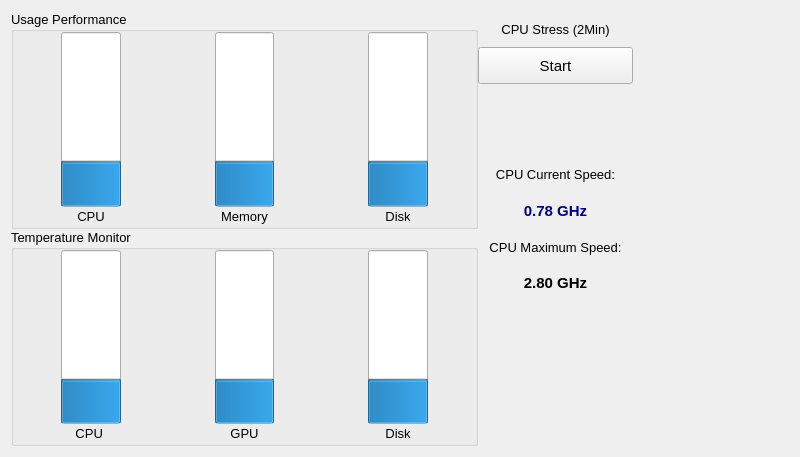
<?xml version="1.0" encoding="UTF-8"?>
<ui version="4.0">
 <class>TempManagementForm</class>
 <widget class="QWidget" name="TempManagementForm">
  <property name="geometry">
   <rect>
    <x>0</x>
    <y>0</y>
    <width>800</width>
    <height>457</height>
   </rect>
  </property>
  <property name="windowTitle">
   <string>Form</string>
  </property>
  <property name="styleSheet">
   <string notr="true"/>
  </property>
  <layout class="QHBoxLayout" name="horizontalLayout_10">
   <item>
    <layout class="QHBoxLayout" name="horizontalLayout_9" stretch="3,1,1">
     <property name="spacing">
      <number>0</number>
     </property>
     <item>
      <layout class="QVBoxLayout" name="verticalLayout_7">
       <item>
        <layout class="QHBoxLayout" name="horizontalLayout_8" stretch="2">
         <property name="spacing">
          <number>0</number>
         </property>
         <item>
          <widget class="QGroupBox" name="groupBox">
           <property name="font">
            <font>
             <family>Microsoft YaHei UI</family>
             <pointsize>10</pointsize>
            </font>
           </property>
           <property name="title">
            <string>Usage Performance</string>
           </property>
           <layout class="QGridLayout" name="gridLayout_2">
            <property name="margin">
             <number>0</number>
            </property>
            <property name="spacing">
             <number>0</number>
            </property>
            <item row="0" column="0">
             <layout class="QHBoxLayout" name="horizontalLayout_3" stretch="1,1,1">
              <property name="spacing">
               <number>0</number>
              </property>
              <item>
               <layout class="QVBoxLayout" name="verticalLayout_2" stretch="9,1">
                <property name="spacing">
                 <number>0</number>
                </property>
                <item>
                 <layout class="QHBoxLayout" name="horizontalLayout_2" stretch="4,5,4">
                  <property name="spacing">
                   <number>0</number>
                  </property>
                  <item>
                   <spacer name="horizontalSpacer_3">
                    <property name="orientation">
                     <enum>Qt::Horizontal</enum>
                    </property>
                    <property name="sizeHint" stdset="0">
                     <size>
                      <width>40</width>
                      <height>20</height>
                     </size>
                    </property>
                   </spacer>
                  </item>
                  <item>
                   <widget class="QProgressBar" name="progressBarCpuUsage">
                    <property name="sizePolicy">
                     <sizepolicy hsizetype="Expanding" vsizetype="Expanding">
                      <horstretch>0</horstretch>
                      <verstretch>0</verstretch>
                     </sizepolicy>
                    </property>
                    <property name="font">
                     <font>
                      <family>Microsoft YaHei UI</family>
                      <pointsize>10</pointsize>
                     </font>
                    </property>
                    <property name="styleSheet">
                     <string notr="true"/>
                    </property>
                    <property name="value">
                     <number>24</number>
                    </property>
                    <property name="alignment">
                     <set>Qt::AlignHCenter|Qt::AlignTop</set>
                    </property>
                    <property name="orientation">
                     <enum>Qt::Vertical</enum>
                    </property>
                   </widget>
                  </item>
                  <item>
                   <spacer name="horizontalSpacer_4">
                    <property name="orientation">
                     <enum>Qt::Horizontal</enum>
                    </property>
                    <property name="sizeHint" stdset="0">
                     <size>
                      <width>40</width>
                      <height>20</height>
                     </size>
                    </property>
                   </spacer>
                  </item>
                 </layout>
                </item>
                <item>
                 <widget class="QLabel" name="label_1">
                  <property name="font">
                   <font>
                    <family>Microsoft YaHei UI</family>
                    <pointsize>10</pointsize>
                   </font>
                  </property>
                  <property name="text">
                   <string>CPU</string>
                  </property>
                  <property name="alignment">
                   <set>Qt::AlignCenter</set>
                  </property>
                 </widget>
                </item>
               </layout>
              </item>
              <item>
               <layout class="QVBoxLayout" name="verticalLayout" stretch="9,1">
                <property name="spacing">
                 <number>0</number>
                </property>
                <item>
                 <layout class="QHBoxLayout" name="horizontalLayout" stretch="4,5,4">
                  <property name="spacing">
                   <number>0</number>
                  </property>
                  <item>
                   <spacer name="horizontalSpacer">
                    <property name="orientation">
                     <enum>Qt::Horizontal</enum>
                    </property>
                    <property name="sizeHint" stdset="0">
                     <size>
                      <width>40</width>
                      <height>20</height>
                     </size>
                    </property>
                   </spacer>
                  </item>
                  <item>
                   <widget class="QProgressBar" name="progressBarMemUsage">
                    <property name="sizePolicy">
                     <sizepolicy hsizetype="Expanding" vsizetype="Expanding">
                      <horstretch>0</horstretch>
                      <verstretch>0</verstretch>
                     </sizepolicy>
                    </property>
                    <property name="font">
                     <font>
                      <family>Microsoft YaHei UI</family>
                      <pointsize>10</pointsize>
                     </font>
                    </property>
                    <property name="styleSheet">
                     <string notr="true"/>
                    </property>
                    <property name="value">
                     <number>24</number>
                    </property>
                    <property name="alignment">
                     <set>Qt::AlignHCenter|Qt::AlignTop</set>
                    </property>
                    <property name="orientation">
                     <enum>Qt::Vertical</enum>
                    </property>
                   </widget>
                  </item>
                  <item>
                   <spacer name="horizontalSpacer_2">
                    <property name="orientation">
                     <enum>Qt::Horizontal</enum>
                    </property>
                    <property name="sizeHint" stdset="0">
                     <size>
                      <width>40</width>
                      <height>20</height>
                     </size>
                    </property>
                   </spacer>
                  </item>
                 </layout>
                </item>
                <item>
                 <widget class="QLabel" name="label_2">
                  <property name="font">
                   <font>
                    <family>Microsoft YaHei UI</family>
                    <pointsize>10</pointsize>
                   </font>
                  </property>
                  <property name="text">
                   <string>Memory</string>
                  </property>
                  <property name="alignment">
                   <set>Qt::AlignCenter</set>
                  </property>
                 </widget>
                </item>
               </layout>
              </item>
              <item>
               <layout class="QVBoxLayout" name="verticalLayout_9" stretch="9,1">
                <property name="spacing">
                 <number>0</number>
                </property>
                <item>
                 <layout class="QHBoxLayout" name="horizontalLayout_11" stretch="4,5,4">
                  <property name="spacing">
                   <number>0</number>
                  </property>
                  <item>
                   <spacer name="horizontalSpacer_13">
                    <property name="orientation">
                     <enum>Qt::Horizontal</enum>
                    </property>
                    <property name="sizeHint" stdset="0">
                     <size>
                      <width>40</width>
                      <height>20</height>
                     </size>
                    </property>
                   </spacer>
                  </item>
                  <item>
                   <widget class="QProgressBar" name="progressBarDiskUsage">
                    <property name="sizePolicy">
                     <sizepolicy hsizetype="Expanding" vsizetype="Expanding">
                      <horstretch>0</horstretch>
                      <verstretch>0</verstretch>
                     </sizepolicy>
                    </property>
                    <property name="font">
                     <font>
                      <family>Microsoft YaHei UI</family>
                      <pointsize>10</pointsize>
                     </font>
                    </property>
                    <property name="value">
                     <number>24</number>
                    </property>
                    <property name="alignment">
                     <set>Qt::AlignHCenter|Qt::AlignTop</set>
                    </property>
                    <property name="orientation">
                     <enum>Qt::Vertical</enum>
                    </property>
                   </widget>
                  </item>
                  <item>
                   <spacer name="horizontalSpacer_11">
                    <property name="orientation">
                     <enum>Qt::Horizontal</enum>
                    </property>
                    <property name="sizeHint" stdset="0">
                     <size>
                      <width>40</width>
                      <height>20</height>
                     </size>
                    </property>
                   </spacer>
                  </item>
                 </layout>
                </item>
                <item>
                 <widget class="QLabel" name="label_3">
                  <property name="font">
                   <font>
                    <family>Microsoft YaHei UI</family>
                    <pointsize>10</pointsize>
                   </font>
                  </property>
                  <property name="text">
                   <string>Disk</string>
                  </property>
                  <property name="alignment">
                   <set>Qt::AlignCenter</set>
                  </property>
                 </widget>
                </item>
               </layout>
              </item>
             </layout>
            </item>
           </layout>
          </widget>
         </item>
        </layout>
       </item>
       <item>
        <widget class="QGroupBox" name="groupBox_2">
         <property name="font">
          <font>
           <family>Microsoft YaHei UI</family>
           <pointsize>10</pointsize>
          </font>
         </property>
         <property name="title">
          <string>Temperature Monitor</string>
         </property>
         <layout class="QGridLayout" name="gridLayout_3">
          <property name="margin">
           <number>0</number>
          </property>
          <property name="spacing">
           <number>0</number>
          </property>
          <item row="0" column="0">
           <layout class="QHBoxLayout" name="horizontalLayout_7">
            <property name="spacing">
             <number>0</number>
            </property>
            <item>
             <layout class="QVBoxLayout" name="verticalLayout_3" stretch="9,1">
              <property name="spacing">
               <number>0</number>
              </property>
              <item>
               <layout class="QHBoxLayout" name="horizontalLayout_4" stretch="4,5,4">
                <property name="spacing">
                 <number>0</number>
                </property>
                <item>
                 <spacer name="horizontalSpacer_5">
                  <property name="orientation">
                   <enum>Qt::Horizontal</enum>
                  </property>
                  <property name="sizeHint" stdset="0">
                   <size>
                    <width>40</width>
                    <height>20</height>
                   </size>
                  </property>
                 </spacer>
                </item>
                <item>
                 <widget class="QProgressBar" name="progressBarCpuTemp">
                  <property name="sizePolicy">
                   <sizepolicy hsizetype="Expanding" vsizetype="Expanding">
                    <horstretch>0</horstretch>
                    <verstretch>0</verstretch>
                   </sizepolicy>
                  </property>
                  <property name="font">
                   <font>
                    <family>Microsoft YaHei UI</family>
                    <pointsize>10</pointsize>
                   </font>
                  </property>
                  <property name="styleSheet">
                   <string notr="true"/>
                  </property>
                  <property name="value">
                   <number>24</number>
                  </property>
                  <property name="alignment">
                   <set>Qt::AlignHCenter|Qt::AlignTop</set>
                  </property>
                  <property name="orientation">
                   <enum>Qt::Vertical</enum>
                  </property>
                  <property name="format">
                   <string>%p℃</string>
                  </property>
                 </widget>
                </item>
                <item>
                 <spacer name="horizontalSpacer_6">
                  <property name="orientation">
                   <enum>Qt::Horizontal</enum>
                  </property>
                  <property name="sizeHint" stdset="0">
                   <size>
                    <width>40</width>
                    <height>20</height>
                   </size>
                  </property>
                 </spacer>
                </item>
               </layout>
              </item>
              <item>
               <widget class="QLabel" name="labelTemp1">
                <property name="font">
                 <font>
                  <family>Microsoft YaHei UI</family>
                  <pointsize>10</pointsize>
                 </font>
                </property>
                <property name="text">
                 <string>CPU </string>
                </property>
                <property name="alignment">
                 <set>Qt::AlignCenter</set>
                </property>
               </widget>
              </item>
             </layout>
            </item>
            <item>
             <layout class="QVBoxLayout" name="verticalLayout_4" stretch="9,1">
              <property name="spacing">
               <number>0</number>
              </property>
              <item>
               <layout class="QHBoxLayout" name="horizontalLayout_5" stretch="4,5,4">
                <property name="spacing">
                 <number>0</number>
                </property>
                <item>
                 <spacer name="horizontalSpacer_7">
                  <property name="orientation">
                   <enum>Qt::Horizontal</enum>
                  </property>
                  <property name="sizeHint" stdset="0">
                   <size>
                    <width>40</width>
                    <height>20</height>
                   </size>
                  </property>
                 </spacer>
                </item>
                <item>
                 <widget class="QProgressBar" name="progressBarGpuTemp">
                  <property name="enabled">
                   <bool>true</bool>
                  </property>
                  <property name="sizePolicy">
                   <sizepolicy hsizetype="Expanding" vsizetype="Expanding">
                    <horstretch>0</horstretch>
                    <verstretch>0</verstretch>
                   </sizepolicy>
                  </property>
                  <property name="font">
                   <font>
                    <family>Microsoft YaHei UI</family>
                    <pointsize>10</pointsize>
                   </font>
                  </property>
                  <property name="styleSheet">
                   <string notr="true"/>
                  </property>
                  <property name="value">
                   <number>24</number>
                  </property>
                  <property name="alignment">
                   <set>Qt::AlignHCenter|Qt::AlignTop</set>
                  </property>
                  <property name="orientation">
                   <enum>Qt::Vertical</enum>
                  </property>
                  <property name="format">
                   <string>%p℃</string>
                  </property>
                 </widget>
                </item>
                <item>
                 <spacer name="horizontalSpacer_8">
                  <property name="orientation">
                   <enum>Qt::Horizontal</enum>
                  </property>
                  <property name="sizeHint" stdset="0">
                   <size>
                    <width>40</width>
                    <height>20</height>
                   </size>
                  </property>
                 </spacer>
                </item>
               </layout>
              </item>
              <item>
               <widget class="QLabel" name="labelTemp2">
                <property name="font">
                 <font>
                  <family>Microsoft YaHei UI</family>
                  <pointsize>10</pointsize>
                 </font>
                </property>
                <property name="text">
                 <string>GPU</string>
                </property>
                <property name="alignment">
                 <set>Qt::AlignCenter</set>
                </property>
               </widget>
              </item>
             </layout>
            </item>
            <item>
             <layout class="QVBoxLayout" name="verticalLayout_5" stretch="9,1">
              <property name="spacing">
               <number>0</number>
              </property>
              <item>
               <layout class="QHBoxLayout" name="horizontalLayout_6" stretch="4,5,4">
                <property name="spacing">
                 <number>0</number>
                </property>
                <item>
                 <spacer name="horizontalSpacer_9">
                  <property name="orientation">
                   <enum>Qt::Horizontal</enum>
                  </property>
                  <property name="sizeHint" stdset="0">
                   <size>
                    <width>40</width>
                    <height>20</height>
                   </size>
                  </property>
                 </spacer>
                </item>
                <item>
                 <widget class="QProgressBar" name="progressBarDiskTemp">
                  <property name="sizePolicy">
                   <sizepolicy hsizetype="Expanding" vsizetype="Expanding">
                    <horstretch>0</horstretch>
                    <verstretch>0</verstretch>
                   </sizepolicy>
                  </property>
                  <property name="font">
                   <font>
                    <family>Microsoft YaHei UI</family>
                    <pointsize>10</pointsize>
                   </font>
                  </property>
                  <property name="styleSheet">
                   <string notr="true"/>
                  </property>
                  <property name="value">
                   <number>24</number>
                  </property>
                  <property name="alignment">
                   <set>Qt::AlignHCenter|Qt::AlignTop</set>
                  </property>
                  <property name="orientation">
                   <enum>Qt::Vertical</enum>
                  </property>
                  <property name="format">
                   <string>%p℃</string>
                  </property>
                 </widget>
                </item>
                <item>
                 <spacer name="horizontalSpacer_10">
                  <property name="orientation">
                   <enum>Qt::Horizontal</enum>
                  </property>
                  <property name="sizeHint" stdset="0">
                   <size>
                    <width>40</width>
                    <height>20</height>
                   </size>
                  </property>
                 </spacer>
                </item>
               </layout>
              </item>
              <item>
               <widget class="QLabel" name="labelTemp3">
                <property name="font">
                 <font>
                  <family>Microsoft YaHei UI</family>
                  <pointsize>10</pointsize>
                 </font>
                </property>
                <property name="text">
                 <string>Disk</string>
                </property>
                <property name="alignment">
                 <set>Qt::AlignCenter</set>
                </property>
               </widget>
              </item>
             </layout>
            </item>
           </layout>
          </item>
         </layout>
        </widget>
       </item>
      </layout>
     </item>
     <item>
      <layout class="QVBoxLayout" name="verticalLayout_8" stretch="3,1,1,1,1,1,4">
       <property name="spacing">
        <number>0</number>
       </property>
       <item>
        <layout class="QVBoxLayout" name="verticalLayout_6" stretch="1,1,1">
         <property name="spacing">
          <number>0</number>
         </property>
         <item>
          <widget class="QLabel" name="label">
           <property name="font">
            <font>
             <family>Microsoft YaHei UI</family>
             <pointsize>10</pointsize>
            </font>
           </property>
           <property name="text">
            <string>CPU Stress (2Min)</string>
           </property>
           <property name="alignment">
            <set>Qt::AlignCenter</set>
           </property>
          </widget>
         </item>
         <item>
          <widget class="QPushButton" name="pushButtonCpuAction">
           <property name="sizePolicy">
            <sizepolicy hsizetype="Expanding" vsizetype="Expanding">
             <horstretch>0</horstretch>
             <verstretch>0</verstretch>
            </sizepolicy>
           </property>
           <property name="font">
            <font>
             <family>Microsoft YaHei UI</family>
             <pointsize>11</pointsize>
            </font>
           </property>
           <property name="text">
            <string>Start</string>
           </property>
          </widget>
         </item>
         <item>
          <widget class="QLabel" name="labelCpuScore">
           <property name="font">
            <font>
             <family>Microsoft YaHei UI</family>
             <pointsize>10</pointsize>
            </font>
           </property>
           <property name="text">
            <string/>
           </property>
           <property name="alignment">
            <set>Qt::AlignCenter</set>
           </property>
          </widget>
         </item>
        </layout>
       </item>
       <item>
        <spacer name="verticalSpacer_2">
         <property name="orientation">
          <enum>Qt::Vertical</enum>
         </property>
         <property name="sizeHint" stdset="0">
          <size>
           <width>20</width>
           <height>40</height>
          </size>
         </property>
        </spacer>
       </item>
       <item>
        <widget class="QLabel" name="label_4">
         <property name="font">
          <font>
           <family>Microsoft YaHei UI</family>
           <pointsize>10</pointsize>
          </font>
         </property>
         <property name="text">
          <string>CPU Current Speed:</string>
         </property>
         <property name="alignment">
          <set>Qt::AlignCenter</set>
         </property>
        </widget>
       </item>
       <item>
        <widget class="QLabel" name="labelCurrentSpeed">
         <property name="palette">
          <palette>
           <active>
            <colorrole role="WindowText">
             <brush brushstyle="SolidPattern">
              <color alpha="255">
               <red>0</red>
               <green>0</green>
               <blue>127</blue>
              </color>
             </brush>
            </colorrole>
           </active>
           <inactive>
            <colorrole role="WindowText">
             <brush brushstyle="SolidPattern">
              <color alpha="255">
               <red>0</red>
               <green>0</green>
               <blue>127</blue>
              </color>
             </brush>
            </colorrole>
           </inactive>
           <disabled>
            <colorrole role="WindowText">
             <brush brushstyle="SolidPattern">
              <color alpha="255">
               <red>120</red>
               <green>120</green>
               <blue>120</blue>
              </color>
             </brush>
            </colorrole>
           </disabled>
          </palette>
         </property>
         <property name="font">
          <font>
           <family>Microsoft YaHei UI</family>
           <pointsize>11</pointsize>
           <weight>75</weight>
           <bold>true</bold>
          </font>
         </property>
         <property name="text">
          <string>0.78 GHz</string>
         </property>
         <property name="alignment">
          <set>Qt::AlignCenter</set>
         </property>
        </widget>
       </item>
       <item>
        <widget class="QLabel" name="label_6">
         <property name="font">
          <font>
           <family>Microsoft YaHei UI</family>
           <pointsize>10</pointsize>
          </font>
         </property>
         <property name="text">
          <string>CPU Maximum Speed:</string>
         </property>
         <property name="alignment">
          <set>Qt::AlignCenter</set>
         </property>
        </widget>
       </item>
       <item>
        <widget class="QLabel" name="labelMaxSpeed">
         <property name="font">
          <font>
           <family>Microsoft YaHei UI</family>
           <pointsize>11</pointsize>
           <weight>75</weight>
           <bold>true</bold>
          </font>
         </property>
         <property name="text">
          <string>2.80 GHz</string>
         </property>
         <property name="alignment">
          <set>Qt::AlignCenter</set>
         </property>
        </widget>
       </item>
       <item>
        <spacer name="verticalSpacer">
         <property name="orientation">
          <enum>Qt::Vertical</enum>
         </property>
         <property name="sizeHint" stdset="0">
          <size>
           <width>20</width>
           <height>40</height>
          </size>
         </property>
        </spacer>
       </item>
      </layout>
     </item>
     <item>
      <spacer name="horizontalSpacer_12">
       <property name="orientation">
        <enum>Qt::Horizontal</enum>
       </property>
       <property name="sizeHint" stdset="0">
        <size>
         <width>40</width>
         <height>20</height>
        </size>
       </property>
      </spacer>
     </item>
    </layout>
   </item>
  </layout>
 </widget>
 <resources/>
 <connections/>
</ui>
